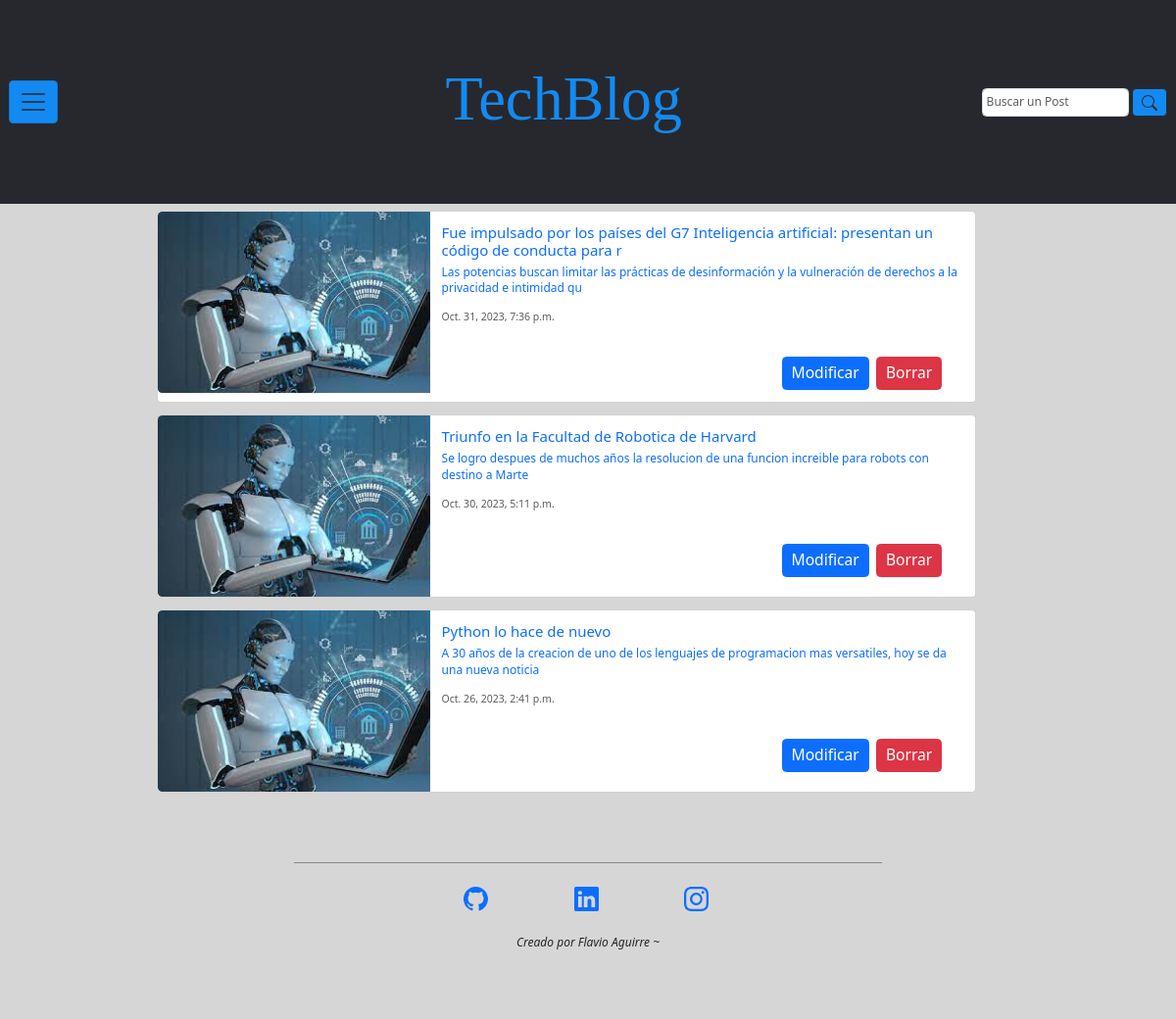
/inicio_blog/mis_posts (signed in), run on an earlier commit of the app's database.
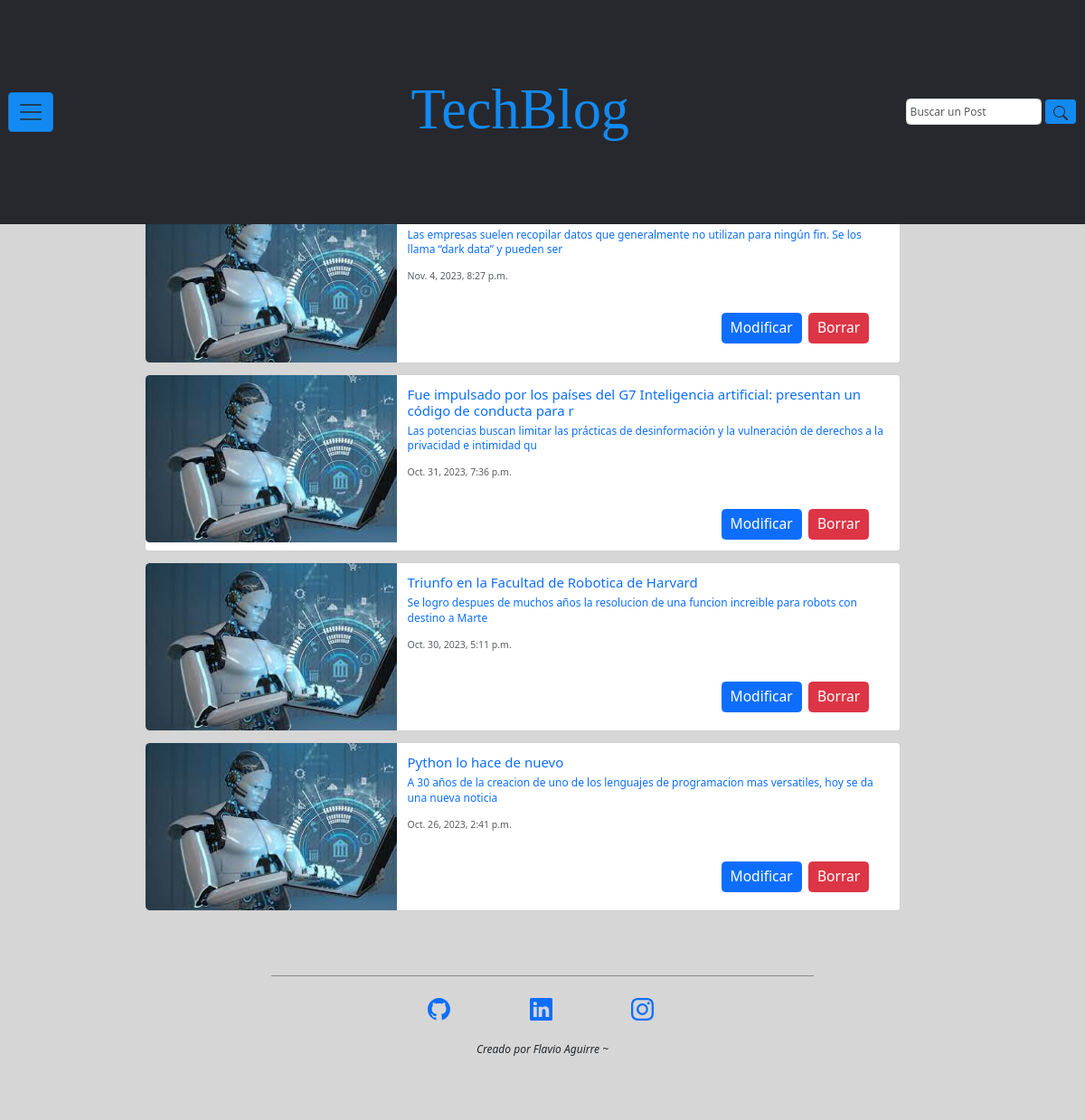
And on a later commit of the database.
### inicio_blog/models.py (models this page shows, shortened)
class Posteos(models.Model):
    titulo_posteo = models.CharField(max_length=100)
    descripcion_posteo = models.CharField(max_length=150)
    redaccion_posteo = models.TextField()
    autor_posteo = models.ForeignKey(User, on_delete=models.CASCADE)
    fecha_posteo = models.DateTimeField(auto_now_add=True)
    CATEGORIAS = [
        ('Programacion', 'Programación'),
        ('Robotica', 'Robótica'),
        ('Inteligencia Artificial', 'Inteligencia Artificial'),
    ]
    categoria_posteo = models.CharField(
        max_length=25,
        choices=CATEGORIAS,
        default='Programacion',
    )

### inicio_blog/views.py (the view)
# urls.py: path('inicio_blog/mis_posts', views.mis_posteos, name='mis_posteos'),
def mis_posteos(request):
    lista_posteos = Posteos.objects.all()
    posteos_del_usuario = Posteos.objects.filter(autor_posteo=request.user).order_by('-fecha_posteo')
    return render(request, 'inicio_blog/mis_posts.html', {'posteos_del_usuario': posteos_del_usuario,
                  'lista_posteos': lista_posteos})

### inicio_blog/templates/inicio_blog/mis_posts.html
{% extends "base.html" %}
{% load static %}
{% block content %}
    <main class="d-f contenedor-main justify-content-center">
        <section class="row contenedor-section p-20 col-md-11">
            <h1 class="h1_conenedor_section_mis_posteos text-center">Mis Posteos</h1>
            {% if posteos_del_usuario %}
                {% for posteo in posteos_del_usuario %}
                    <article class="conteiner-article_mis_posteos">
                        <div class="card mb-3" style="max-width: 90%;">
                            <a href="{{ posteo.id }}">
                                <div class="row g-0">
                                    <div class="col-md-4">
                                        <img src={% static "assets/img/inicio_blog/img-tecno1.jfif" %} class="img-fluid rounded-start" alt="...">
                                    </div>
                                    <div class="col-md-8">
                                        <div class="card-body">
                                            <h5 class="card-title">{{ posteo.titulo_posteo }}</h5>
                                            <p class="card-text">{{ posteo.descripcion_posteo }}</p>
                                            <p class="card-text"><small class="text-body-secondary">{{ posteo.fecha_posteo }}</small></p>
                                            <div class="grupo-botones-card">
                                                <button type="button" class="btn btn_grupo-botones-card btn-primary"> Modificar </button>
                                                <button type="button" class="btn btn_grupo-botones-card btn-danger"> Borrar </button>
                                            </div>
                                        </div>
                                    </div>
                                </div>
                            </a>
                        </div>
                    </article>
                {% endfor %}
                {% else %}
                <h3>Todavia no has realizado ningun Posteo.</h3>
            {% endif %}
    </main>
{% endblock %}

### templates/base.html (shortened to what this page needs)
{% load static %}
<!DOCTYPE html>
<html lang="es">
<head>
    <link href="https://cdn.jsdelivr.net/npm/bootstrap@5.3.2/dist/css/bootstrap.min.css" rel="stylesheet">
    <link rel="stylesheet" href= {% static "css/styles.css" %}>
</head>
<body>
    <header class="header">
        <nav class="navbar sticky-top fixed-top">
            <div class="container-fluid d-f justify-content-space-beetwen">
                <button class="navbar-toggler" type="button" width="75" data-bs-toggle="offcanvas" data-bs-target="#offcanvasNavbar" aria-controls="offcanvasNavbar" aria-label="Toggle navigation">
                    <span class="navbar-toggler-icon"></span>
                </button>
                <h1 class="h1_brand_navbar"><a class="navbar-brand brand_navbar" href={% url "inicio_blog" %}>TechBlog</a></h1>
                <form class="d-flex" role="search">
                    <input class="form-control me-1" type="search" placeholder="Buscar un Post" name="titulo_posteo" aria-label="Search">
                    <button class="btn btn-outline-success" type="submit">
                    </button>
                </form>
            </div>
        </nav>
    </header>
    {% block content %}
    {% endblock %}
    <footer class="container-footer">
        <div class="container-footer-iconos">
            <div class="container-footer-iconos-icono">
                <a href="https://github.com/flavioaguirre" target="_blank">
                </a>
            </div>
            <div class="container-footer-iconos-icono">
                <a href="https://www.linkedin.com/in/flavio-aguirre-12784a252/" target="_blank">
                </a>
            </div>
            <div class="container-footer-iconos-icono">
                <a href="https://www.instagram.com/flavioaguirre13/" target="_blank">
                </a>
            </div>
        </div>
        <span class="span_footer-nav">
            <cite class="mi_firma" title="Source Title"> Creado por Flavio Aguirre ~</cite>
        </span>
    </footer>
</body>
</html>

### inicio_blog/static/css/styles.css (style rules this page uses)
:root { --primary: #138af2; --secondary: #27282D; --alternative: #27282d72; --bg-color-grey: #cccc; --spacing-xxlarge: 12.5em; --spacing-xlarge: 10em; --spacing-large: 7em; --spacing-medium: 2.4em; --spacing-small: 2em; --spacing-xsmall: 1.2em; --spacing-xxsmall: .3em; --font-principal: Roboto; --font-title: 'Playfair Display', serif; --text-xlarge: 5.2rem; --text-large: 3.2rem; --text-medium: 2.5rem; --text-base: 2rem; --text-small: 1.7rem; --text-xsmall: 1.3rem; }
*::after, *::before, * { margin: 0; padding: 0; box-sizing: border-box; vertical-align: baseline; }
html { scroll-behavior: smooth; font-size: 75%; }
body { min-height: 100vh; background: #cccc; font-size: 100%; line-height: 1.4em; }
a { text-decoration: none; font-style: inherit; }
img, picture, video, iframe { max-width: 100%; width: 100%; display: block; }
.navbar { position: fixed; height: 20%; background: var(--secondary); }
.btn-outline-success { background: var(--primary); color: var(--secondary); border-color: var(--secondary); }
.navbar-toggler { background: var(--primary); }
.navbar-toggler-icon { height:var(--spacing-medium); width: var(--spacing-small); }
.navbar-brand { font-family: var(--font-title); font-size: var(--text-xlarge); margin-left: 20%; color: var(--primary); }
.form-control { width: var(--spacing-xxlarge); padding: var(--spacing-xxsmall); }
.contenedor-main { margin-top: var(--spacing-large); padding: 4% 6%; display: flex; }
.contenedor-section { padding: 1%; }
.container-footer { height: 20vh; padding: var(--spacing-small); margin-left:25%; border-top: 1px solid var(--alternative); width: 50%; display: flex; flex-direction: column; align-items: center; gap: var(--spacing-small); }
.container-footer-iconos { display: flex; gap: var(--spacing-large); }
.container-footer-iconos-icono { width: var(--spacing-medium); }
.conteiner-article_mis_posteos { margin-left: var(--spacing-small); }
.h1_conenedor_section_mis_posteos { margin-bottom: var(--spacing-xsmall); }
.grupo-botones-card { display: flex; justify-content: flex-end; gap: var(--spacing-xxsmall); margin: 6% 4% 0 0; font-size: var(--text-base); }
.btn_grupo-botones-card { font-size: var(--text-xsmall); }

What changed in the data, as far as the page shows it:
added Posteos: descripcion_posteo "Las empresas suelen recopilar datos que generalmente no utilizan para ningún fin. Se los llama “dark data” y pueden ser", fecha_posteo "Nov. 4, 2023, 8:27 p.m."
